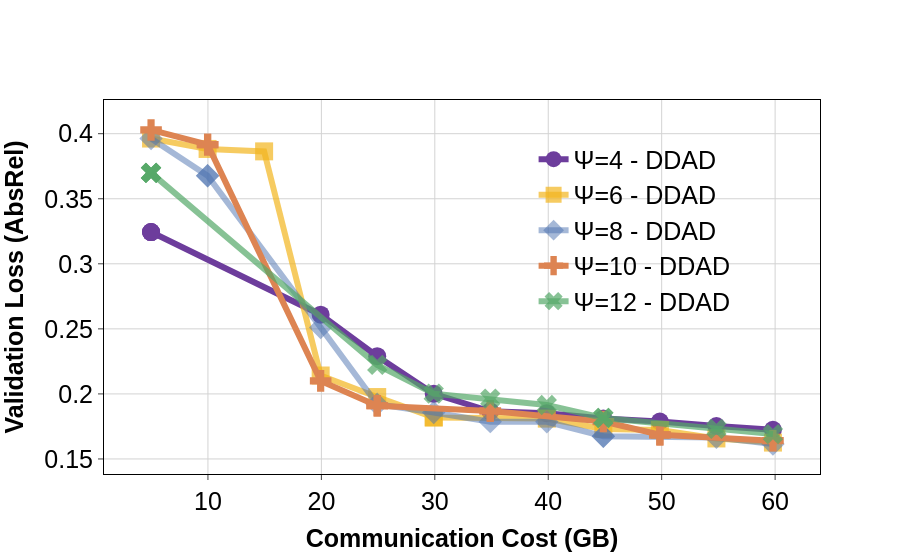

The cell this chart's notebook holds for it:
### Code cell
combined_test_loss_by_communication_cost_upper_bound_figures = go.Figure()
i = 0
for fig in test_loss_by_communication_upper_bound_cost_figures:    
    for trace in fig.data:
        trace.update(line={'color': f'rgba{hex_to_rgba(COLORS[i], ALPHAS[i])}'}, marker=dict(symbol=MARKER_SYMBOLS[i]))
        i += 1
        combined_test_loss_by_communication_cost_upper_bound_figures.add_trace(trace)
combined_test_loss_by_communication_cost_upper_bound_figures.update_layout(yaxis_title="<b>Validation Loss (AbsRel)</b>", xaxis_title="<b>Communication Cost (GB)</b>")
combined_test_loss_by_communication_cost_upper_bound_figures = standardize_fig(combined_test_loss_by_communication_cost_upper_bound_figures, **fig_config)
combined_test_loss_by_communication_cost_upper_bound_figures.update_layout(legend=dict(orientation="v", yanchor="bottom", x=0.6, y=0.4, xanchor="left", bgcolor='rgba(0,0,0,0)')) 
combined_test_loss_by_communication_cost_upper_bound_figures.show()
combined_test_loss_by_communication_cost_upper_bound_figures.write_image("ddad_loss_by_communication_cost_upper_bound_search_range_opt.pdf")

### Figure 1 — Plotly figure (JSON) as saved in the notebook; plotly's stock layout.template omitted (floating-point values rounded to 4 significant figures)
{"data": [{"line": {"color": "rgba(109, 61, 156, 1)", "width": 6}, "marker": {"size": 18, "symbol": "circle"}, "mode": "lines+markers", "name": "&#936;=4 - DDAD", "showlegend": true, "type": "scatter", "x": [4.984, 4.984, 4.984, 19.94, 24.92, 29.9, 34.89, 39.87, 44.86, 49.84, 54.83, 59.81], "y": [0.3244, 0.3244, 0.3244, 0.2609, 0.229, 0.2001, 0.1866, 0.1852, 0.181, 0.1788, 0.1753, 0.1724]}, {"line": {"color": "rgba(242, 182, 31, 0.7)", "width": 6}, "marker": {"size": 18, "symbol": "square"}, "mode": "lines+markers", "name": "&#936;=6 - DDAD", "showlegend": true, "type": "scatter", "x": [4.984, 9.968, 14.95, 19.94, 24.92, 29.9, 29.9, 39.87, 44.86, 49.84, 54.83, 59.81], "y": [0.3963, 0.3883, 0.3864, 0.2141, 0.1976, 0.1819, 0.1819, 0.181, 0.1731, 0.1723, 0.1658, 0.1626]}, {"line": {"color": "rgba(76, 114, 176, 0.5)", "width": 6}, "marker": {"size": 18, "symbol": "diamond"}, "mode": "lines+markers", "name": "&#936;=8 - DDAD", "showlegend": true, "type": "scatter", "x": [4.984, 9.968, 9.968, 19.94, 24.92, 29.9, 34.89, 39.87, 44.86, 44.86, 54.83, 59.81], "y": [0.3963, 0.3677, 0.3677, 0.2511, 0.192, 0.1857, 0.1787, 0.1786, 0.1675, 0.1675, 0.1666, 0.1615]}, {"line": {"color": "rgba(221, 132, 82, 1)", "width": 6}, "marker": {"size": 18, "symbol": "cross"}, "mode": "lines+markers", "name": "&#936;=10 - DDAD", "showlegend": true, "type": "scatter", "x": [4.984, 9.968, 9.968, 19.94, 24.92, 24.92, 34.89, 34.89, 44.86, 49.84, 49.84, 59.81], "y": [0.4029, 0.3916, 0.3916, 0.21, 0.1909, 0.1909, 0.1869, 0.1869, 0.1788, 0.1686, 0.1686, 0.164]}, {"line": {"color": "rgba(85, 168, 104, 0.7)", "width": 6}, "marker": {"size": 18, "symbol": "x"}, "mode": "lines+markers", "name": "&#936;=12 - DDAD", "showlegend": true, "type": "scatter", "x": [4.984, 4.984, 4.984, 4.984, 24.92, 29.9, 34.89, 39.87, 44.86, 44.86, 54.83, 59.81], "y": [0.3699, 0.3699, 0.3699, 0.3699, 0.2223, 0.2002, 0.1963, 0.1915, 0.1815, 0.1815, 0.1731, 0.1691]}], "layout": {"autosize": true, "legend": {"bgcolor": "rgba(0, 0, 0, 0)", "bordercolor": "black", "borderwidth": 0, "font": {"color": "black", "family": "Arial", "size": 25}, "orientation": "v", "tracegroupgap": 10, "x": 0.6, "xanchor": "left", "y": 0.4, "yanchor": "bottom"}, "plot_bgcolor": "white", "title": {"font": {"color": "black", "family": "Arial", "size": 20}}, "xaxis": {"autorange": true, "gridcolor": "lightgrey", "linecolor": "black", "mirror": true, "range": [1.052, 63.74], "showline": true, "tickangle": 0, "tickfont": {"color": "black", "family": "Arial", "size": 25}, "tickmode": "array", "ticks": "outside", "title": {"font": {"color": "black", "family": "Arial", "size": 25}, "text": "<b>Communication Cost (GB)</b>"}, "type": "linear"}, "yaxis": {"autorange": true, "gridcolor": "lightgrey", "linecolor": "black", "mirror": true, "range": [0.1255, 0.4388], "showline": true, "tickfont": {"color": "black", "family": "Arial", "size": 25}, "ticks": "outside", "title": {"font": {"color": "black", "family": "Arial", "size": 25}, "text": "<b>Validation Loss (AbsRel)</b>"}, "type": "linear"}}}
